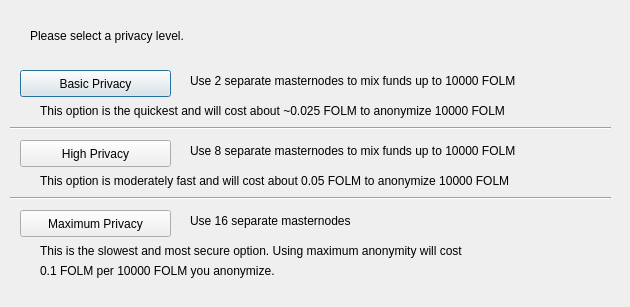
<?xml version="1.0" encoding="UTF-8"?>
<ui version="4.0">
 <class>FolmsendConfig</class>
 <widget class="QDialog" name="FolmsendConfig">
  <property name="geometry">
   <rect>
    <x>0</x>
    <y>0</y>
    <width>630</width>
    <height>307</height>
   </rect>
  </property>
  <property name="windowTitle">
   <string>Configure Folmsend</string>
  </property>
  <widget class="QPushButton" name="buttonBasic">
   <property name="geometry">
    <rect>
     <x>20</x>
     <y>70</y>
     <width>151</width>
     <height>27</height>
    </rect>
   </property>
   <property name="text">
    <string>Basic Privacy</string>
   </property>
  </widget>
  <widget class="QPushButton" name="buttonHigh">
   <property name="geometry">
    <rect>
     <x>20</x>
     <y>140</y>
     <width>151</width>
     <height>27</height>
    </rect>
   </property>
   <property name="text">
    <string>High Privacy</string>
   </property>
  </widget>
  <widget class="QPushButton" name="buttonMax">
   <property name="geometry">
    <rect>
     <x>20</x>
     <y>210</y>
     <width>151</width>
     <height>27</height>
    </rect>
   </property>
   <property name="text">
    <string>Maximum Privacy</string>
   </property>
  </widget>
  <widget class="QLabel" name="label">
   <property name="geometry">
    <rect>
     <x>30</x>
     <y>20</y>
     <width>571</width>
     <height>31</height>
    </rect>
   </property>
   <property name="text">
    <string>Please select a privacy level.</string>
   </property>
  </widget>
  <widget class="QLabel" name="label_2">
   <property name="geometry">
    <rect>
     <x>190</x>
     <y>70</y>
     <width>421</width>
     <height>21</height>
    </rect>
   </property>
   <property name="text">
    <string>Use 2 separate masternodes to mix funds up to 10000 FOLM</string>
   </property>
  </widget>
  <widget class="QLabel" name="label_3">
   <property name="geometry">
    <rect>
     <x>190</x>
     <y>140</y>
     <width>411</width>
     <height>21</height>
    </rect>
   </property>
   <property name="text">
    <string>Use 8 separate masternodes to mix funds up to 10000 FOLM</string>
   </property>
  </widget>
  <widget class="QLabel" name="label_4">
   <property name="geometry">
    <rect>
     <x>190</x>
     <y>210</y>
     <width>421</width>
     <height>21</height>
    </rect>
   </property>
   <property name="text">
    <string>Use 16 separate masternodes</string>
   </property>
  </widget>
  <widget class="QLabel" name="label_6">
   <property name="geometry">
    <rect>
     <x>40</x>
     <y>100</y>
     <width>561</width>
     <height>21</height>
    </rect>
   </property>
   <property name="text">
    <string>This option is the quickest and will cost about ~0.025 FOLM to anonymize 10000 FOLM</string>
   </property>
  </widget>
  <widget class="QLabel" name="label_7">
   <property name="geometry">
    <rect>
     <x>40</x>
     <y>170</y>
     <width>561</width>
     <height>21</height>
    </rect>
   </property>
   <property name="text">
    <string>This option is moderately fast and will cost about 0.05 FOLM to anonymize 10000 FOLM</string>
   </property>
  </widget>
  <widget class="QLabel" name="label_8">
   <property name="geometry">
    <rect>
     <x>40</x>
     <y>240</y>
     <width>561</width>
     <height>21</height>
    </rect>
   </property>
   <property name="text">
    <string>This is the slowest and most secure option. Using maximum anonymity will cost</string>
   </property>
  </widget>
  <widget class="QLabel" name="label_9">
   <property name="geometry">
    <rect>
     <x>40</x>
     <y>260</y>
     <width>561</width>
     <height>21</height>
    </rect>
   </property>
   <property name="text">
    <string>0.1 FOLM per 10000 FOLM you anonymize.</string>
   </property>
  </widget>
  <widget class="Line" name="line">
   <property name="geometry">
    <rect>
     <x>10</x>
     <y>120</y>
     <width>601</width>
     <height>16</height>
    </rect>
   </property>
   <property name="orientation">
    <enum>Qt::Horizontal</enum>
   </property>
  </widget>
  <widget class="Line" name="line_2">
   <property name="geometry">
    <rect>
     <x>10</x>
     <y>190</y>
     <width>601</width>
     <height>16</height>
    </rect>
   </property>
   <property name="orientation">
    <enum>Qt::Horizontal</enum>
   </property>
  </widget>
 </widget>
 <resources/>
 <connections/>
</ui>
